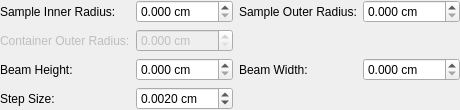
        <widget class="QWidget" name="pgAnnulus">
         <layout class="QGridLayout" name="gridLayout_5">
          <property name="leftMargin">
           <number>0</number>
          </property>
          <property name="topMargin">
           <number>0</number>
          </property>
          <property name="rightMargin">
           <number>0</number>
          </property>
          <property name="bottomMargin">
           <number>0</number>
          </property>
          <item row="5" column="3">
           <widget class="QDoubleSpinBox" name="spAnnBeamWidth">
            <property name="suffix">
             <string> cm</string>
            </property>
            <property name="decimals">
             <number>3</number>
            </property>
            <property name="singleStep">
             <double>0.100000000000000</double>
            </property>
           </widget>
          </item>
          <item row="5" column="2">
           <widget class="QLabel" name="lbAnnBeamWidth">
            <property name="text">
             <string>Beam Width:</string>
            </property>
           </widget>
          </item>
          <item row="5" column="0">
           <widget class="QLabel" name="lbAnnBeamHeight">
            <property name="text">
             <string>Beam Height:</string>
            </property>
           </widget>
          </item>
          <item row="5" column="1">
           <widget class="QDoubleSpinBox" name="spAnnBeamHeight">
            <property name="suffix">
             <string> cm</string>
            </property>
            <property name="decimals">
             <number>3</number>
            </property>
            <property name="singleStep">
             <double>0.100000000000000</double>
            </property>
           </widget>
          </item>
          <item row="7" column="0">
           <widget class="QLabel" name="lbAnnStepSize">
            <property name="text">
             <string>Step Size:</string>
            </property>
           </widget>
          </item>
          <item row="7" column="1">
           <widget class="QDoubleSpinBox" name="spAnnStepSize">
            <property name="suffix">
             <string> cm</string>
            </property>
            <property name="decimals">
             <number>4</number>
            </property>
            <property name="singleStep">
             <double>0.001000000000000</double>
            </property>
            <property name="value">
             <double>0.002000000000000</double>
            </property>
           </widget>
          </item>
          <item row="1" column="0">
           <widget class="QLabel" name="lbAnnCanOuterRadius">
            <property name="enabled">
             <bool>false</bool>
            </property>
            <property name="text">
             <string>Container Outer Radius:</string>
            </property>
           </widget>
          </item>
          <item row="1" column="1">
           <widget class="QDoubleSpinBox" name="spAnnCanOuterRadius">
            <property name="enabled">
             <bool>false</bool>
            </property>
            <property name="suffix">
             <string> cm</string>
            </property>
            <property name="decimals">
             <number>3</number>
            </property>
            <property name="maximum">
             <double>9999.989999999999782</double>
            </property>
            <property name="singleStep">
             <double>0.100000000000000</double>
            </property>
           </widget>
          </item>
          <item row="0" column="3">
           <widget class="QDoubleSpinBox" name="spAnnSampleOuterRadius">
            <property name="suffix">
             <string> cm</string>
            </property>
            <property name="decimals">
             <number>3</number>
            </property>
            <property name="maximum">
             <double>9999.989999999999782</double>
            </property>
            <property name="singleStep">
             <double>0.100000000000000</double>
            </property>
           </widget>
          </item>
          <item row="0" column="2">
           <widget class="QLabel" name="lbAnnSampleOuterRadius">
            <property name="text">
             <string>Sample Outer Radius:</string>
            </property>
           </widget>
          </item>
          <item row="0" column="0">
           <widget class="QLabel" name="lbAnnSampleInnerRadius">
            <property name="text">
             <string>Sample Inner Radius:</string>
            </property>
           </widget>
          </item>
          <item row="0" column="1">
           <widget class="QDoubleSpinBox" name="spAnnSampleInnerRadius">
            <property name="suffix">
             <string> cm</string>
            </property>
            <property name="decimals">
             <number>3</number>
            </property>
            <property name="maximum">
             <double>9999.989999999999782</double>
            </property>
            <property name="singleStep">
             <double>0.100000000000000</double>
            </property>
           </widget>
          </item>
         </layout>
        </widget>
